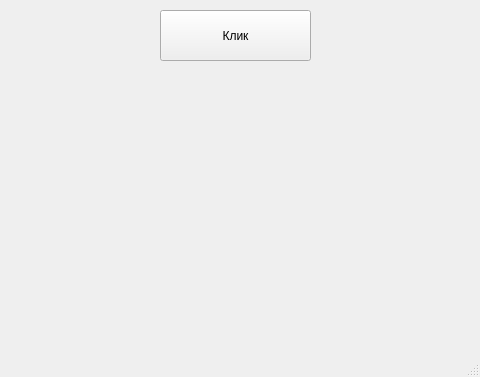
<?xml version="1.0" encoding="UTF-8"?>
<ui version="4.0">
 <class>MainWindow</class>
 <widget class="QMainWindow" name="MainWindow">
  <property name="geometry">
   <rect>
    <x>0</x>
    <y>0</y>
    <width>480</width>
    <height>377</height>
   </rect>
  </property>
  <property name="windowTitle">
   <string>MainWindow</string>
  </property>
  <widget class="QWidget" name="centralwidget">
   <widget class="QPushButton" name="pushButton">
    <property name="geometry">
     <rect>
      <x>160</x>
      <y>10</y>
      <width>151</width>
      <height>51</height>
     </rect>
    </property>
    <property name="text">
     <string>Клик</string>
    </property>
   </widget>
  </widget>
  <widget class="QMenuBar" name="menubar">
   <property name="geometry">
    <rect>
     <x>0</x>
     <y>0</y>
     <width>480</width>
     <height>20</height>
    </rect>
   </property>
  </widget>
  <widget class="QStatusBar" name="statusbar"/>
 </widget>
 <resources/>
 <connections/>
</ui>
